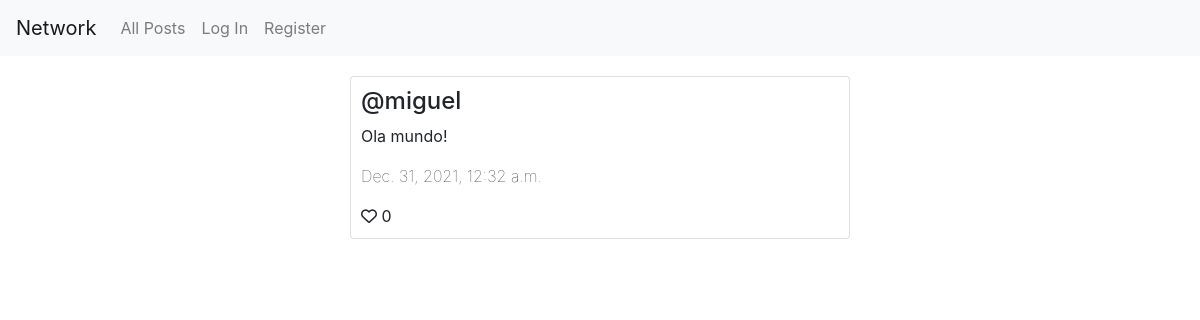
Before: / with the older database file.
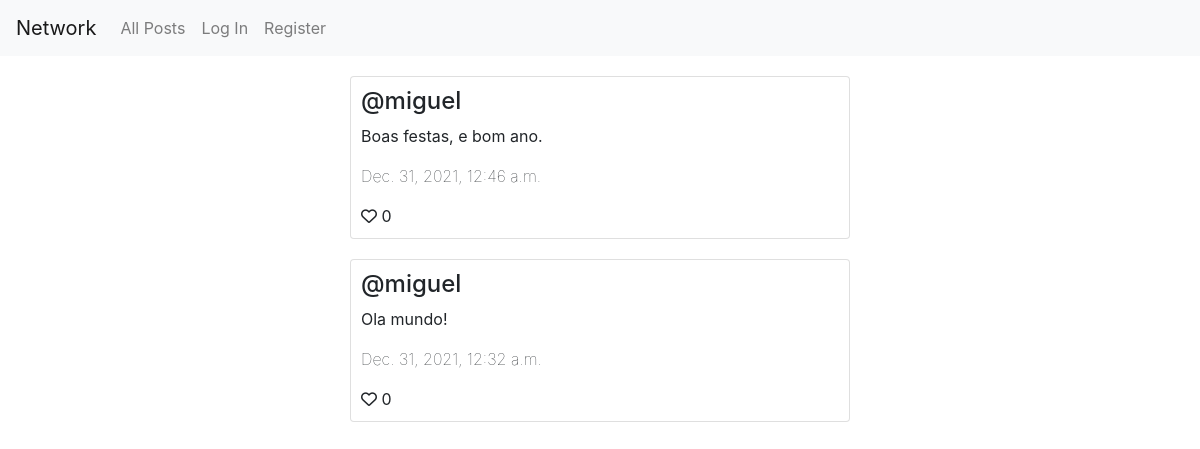
After: the same page with the newer database file.
### network/models.py (models this page shows)
class Post(models.Model):
    post = models.CharField(max_length=254)
    user = models.ForeignKey(User, on_delete=models.CASCADE)
    date = models.DateTimeField(auto_now_add=True, blank=True)
    likes = models.IntegerField(default=0)

class User(AbstractUser):
    pass

### network/views.py (the view, shortened to what this page needs)
# urls.py: path("", views.index, name="index"),
def index(request):
    results = {}
    results["posts"] = list(Post.objects.filter().order_by('-date'))
    return render(request, "network/index.html", results)

### network/templates/network/index.html (shortened to what this page needs)
{% extends "network/layout.html" %}
{% block body %}
{% for item in posts %}
<div class="card" style="max-width: 500px; margin-right: auto; margin-left: auto; margin-top: 20px; padding: 10px;">
    <h4>@{{item.user.username}}</h4>
    <p>{{item.post}}</p>
    <p style="font-weight: lighter;">{{item.date}}</p>
    <a style="display: inline-block;"><i class="far fa-heart"></i> {{item.likes}}</a>
</div>
{% endfor %}
{% endblock %}

### network/templates/network/layout.html (shortened to what this page needs)
{% load static %}
<!DOCTYPE html>
<html lang="en">
    <head>
        <link rel="stylesheet" href="https://stackpath.bootstrapcdn.com/bootstrap/4.4.1/css/bootstrap.min.css">
        <link href="{% static 'network/styles.css' %}" rel="stylesheet">
    </head>
    <body>
        <nav class="navbar navbar-expand-lg navbar-light bg-light">
            <a class="navbar-brand" href="#">Network</a>
            <div>
              <ul class="navbar-nav mr-auto">
                <li class="nav-item">
                  <a class="nav-link" href="{% url 'index' %}">All Posts</a>
                </li>
                {% if user.is_authenticated %}
                    <li class="nav-item">
                        <a class="nav-link" href="#">Following</a>
                    </li>
                    <li class="nav-item">
                        <a class="nav-link" href="{% url 'logout' %}">Log Out</a>
                    </li>
                {% else %}
                    <li class="nav-item">
                        <a class="nav-link" href="{% url 'login' %}">Log In</a>
                    </li>
                    <li class="nav-item">
                        <a class="nav-link" href="{% url 'register' %}">Register</a>
                    </li>
                {% endif %}
              </ul>
            </div>
          </nav>
        <div class="body">
            {% block body %}
            {% endblock %}
        </div>
    </body>
</html>

Changed rows visible on the page:
added Post: user.username "miguel", post "Boas festas, e bom ano.", date "Dec. 31, 2021, 12:46 a.m.", likes "0"
